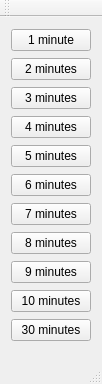
<?xml version="1.0" encoding="UTF-8"?>
<ui version="4.0">
 <class>MainWindow</class>
 <widget class="QMainWindow" name="MainWindow">
  <property name="geometry">
   <rect>
    <x>0</x>
    <y>0</y>
    <width>93</width>
    <height>384</height>
   </rect>
  </property>
  <property name="windowTitle">
   <string/>
  </property>
  <widget class="QWidget" name="centralWidget">
   <layout class="QGridLayout" name="gridLayout">
    <item row="1" column="0">
     <widget class="QPushButton" name="pushButton2">
      <property name="text">
       <string>2 minutes</string>
      </property>
     </widget>
    </item>
    <item row="10" column="0">
     <widget class="QPushButton" name="pushButton30">
      <property name="text">
       <string>30 minutes</string>
      </property>
     </widget>
    </item>
    <item row="7" column="0">
     <widget class="QPushButton" name="pushButton8">
      <property name="text">
       <string>8 minutes</string>
      </property>
     </widget>
    </item>
    <item row="3" column="0">
     <widget class="QPushButton" name="pushButton4">
      <property name="text">
       <string>4 minutes</string>
      </property>
     </widget>
    </item>
    <item row="2" column="0">
     <widget class="QPushButton" name="pushButton3">
      <property name="text">
       <string>3 minutes</string>
      </property>
     </widget>
    </item>
    <item row="4" column="0">
     <widget class="QPushButton" name="pushButton5">
      <property name="text">
       <string>5 minutes</string>
      </property>
     </widget>
    </item>
    <item row="5" column="0">
     <widget class="QPushButton" name="pushButton6">
      <property name="text">
       <string>6 minutes</string>
      </property>
     </widget>
    </item>
    <item row="0" column="0">
     <widget class="QPushButton" name="pushButton1">
      <property name="text">
       <string>1 minute</string>
      </property>
     </widget>
    </item>
    <item row="6" column="0">
     <widget class="QPushButton" name="pushButton7">
      <property name="text">
       <string>7 minutes</string>
      </property>
     </widget>
    </item>
    <item row="8" column="0">
     <widget class="QPushButton" name="pushButton9">
      <property name="text">
       <string>9 minutes</string>
      </property>
     </widget>
    </item>
    <item row="9" column="0">
     <widget class="QPushButton" name="pushButton10">
      <property name="text">
       <string>10 minutes</string>
      </property>
     </widget>
    </item>
   </layout>
  </widget>
  <widget class="QMenuBar" name="menuBar">
   <property name="geometry">
    <rect>
     <x>0</x>
     <y>0</y>
     <width>93</width>
     <height>21</height>
    </rect>
   </property>
  </widget>
  <widget class="QToolBar" name="mainToolBar">
   <attribute name="toolBarArea">
    <enum>TopToolBarArea</enum>
   </attribute>
   <attribute name="toolBarBreak">
    <bool>false</bool>
   </attribute>
  </widget>
  <widget class="QStatusBar" name="statusBar"/>
 </widget>
 <layoutdefault spacing="6" margin="11"/>
 <resources/>
 <connections/>
</ui>
